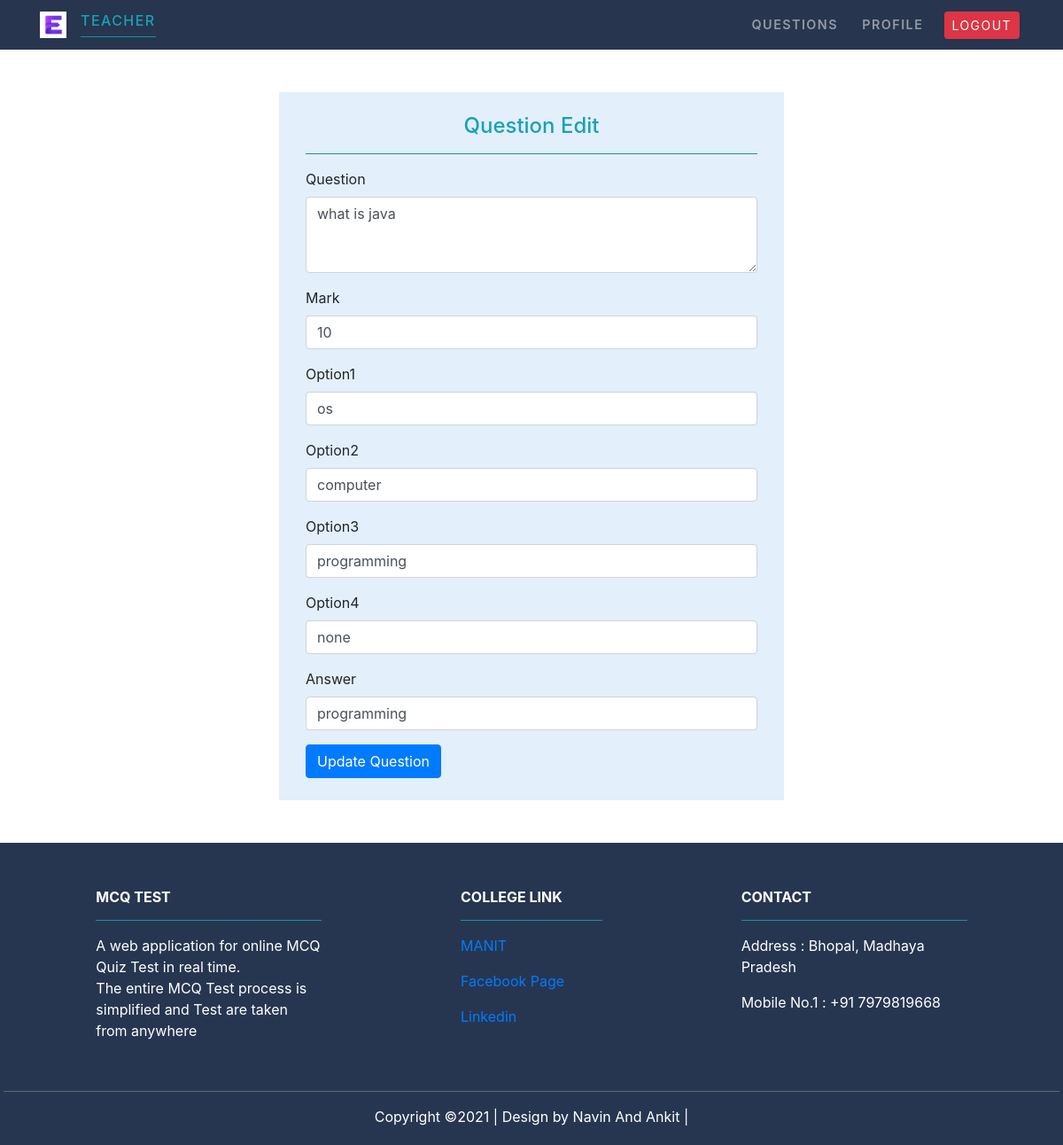
The page /teacher/QuestionEdit/1 on the database its author committed.
### MCQ_Test/models.py (models this page shows)
class Question(models.Model):
    subject=models.ForeignKey(Subject,on_delete=models.CASCADE)
    marks=models.PositiveIntegerField()
    question=models.CharField(max_length=600)
    option1=models.CharField(max_length=200)
    option2=models.CharField(max_length=200)
    option3=models.CharField(max_length=200)
    option4=models.CharField(max_length=200)
    answer=models.CharField(max_length=200)

### Teacher/views.py (the view, shortened to what this page needs)
# urls.py: path('QuestionEdit/<int:id>', views.teacher_edit_question,name='questionedit'),
def teacher_edit_question(request,id):
    ques=Question.objects.get(pk=id)
    return render(request,'Teacher/teachereditquestion.html',{'ques':ques})

### Teacher/templates/Teacher/teachereditquestion.html (shortened to what this page needs)
{% extends 'Teacher/teacherbase.html' %}
{% load static %}
{% block content %}
<div class="container py-5">
        <div class="row justify-content-center align-items-center ">
          <div class="col-md-6 " style="background-color: rgb(227, 239, 250);">
              <div class="col-md-12 py-4">
                  <div class="text-center text-info" >
                      <h4>Question Edit</h4>
                  </div>
                      <hr class="bg-info">
                           <form action="{% url 'questionedit' ques.id %}" method="POST">
                            <div class="form-group">
                                <label> Question </label>
                                <textarea class="form-control" rows="3" name="aquestion" Required>{{ques.question}}</textarea>
                            </div>
                            <div class="form-group">
                              <label >Mark</label>
                              <input type="number" class="form-control" name="amark"Required value="{{ques.marks}}" >
                            </div>
                            <div class="form-group">
                              <label >Option1</label>
                              <input type="text" class="form-control" name="aoption1" Required value="{{ques.option1}}"  >
                            </div>
                            <div class="form-group">
                              <label >Option2</label>
                              <input type="text" class="form-control" name="aoption2" Required value="{{ques.option2}}"  >
                            </div>
                            <div class="form-group">
                              <label >Option3</label>
                              <input type="text" class="form-control" name="aoption3" Required value="{{ques.option3}}"  >
                            </div>
                            <div class="form-group">
                              <label >Option4</label>
                              <input type="text" class="form-control" name="aoption4" Required value="{{ques.option4}}"  >
                            </div>
                            <div class="form-group">
                              <label >Answer</label>
                              <input type="text" class="form-control" name="aanswer" Required value="{{ques.answer}}"  >
                            </div>
                            <button type="submit" class="btn btn-primary">Update Question</button>
                          </form>
                          <div class='col-sm-4'>
                          </div>
                      </div>
                   </div>
            </div>
        </div>
{% endblock content %}

### rows shown on the page
Question: aquestion "what is java", amark "10", aoption1 "os", aoption2 "computer", aoption3 "programming", aoption4 "none", aanswer "programming"
